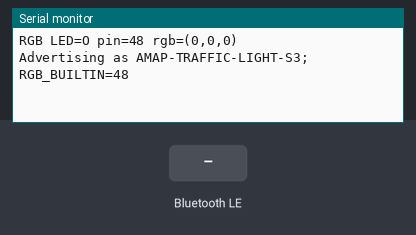
Bench run of a sketch on a simulated ESP32-S3. Parts: the last lines printed to the serial monitor. The inputs (shaded band) are chosen by the test bench. Nothing arrives over Bluetooth unless stated; a phone connects over Bluetooth LE 3 s after start.

Above: at 1.4 s.
1.5 s: Bluetooth LE write "TL1" received
At 2.0 s:
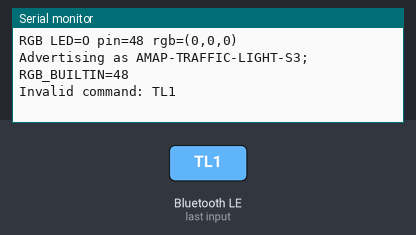
4.5 s: Bluetooth LE write "0" received
At 5.5 s:
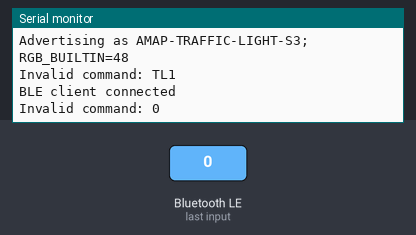

Measured:
- after the input at 1.5 s, the serial monitor: prints a new line at once (image 1)
- after the input at 4.5 s, the serial monitor: prints a new line at once (image 2)

The sketch:

esp32s3-traffic-light.ino
```cpp
#include <Arduino.h>
#include <BLEDevice.h>
#include <BLEServer.h>
#include <BLEUtils.h>

// 优先使用所选 Arduino 板型提供的板载 RGB 引脚。
// ESP32-S3-DevKitC-1 初版通常是 GPIO48，v1.1 通常是 GPIO38。
#ifndef RGB_BUILTIN
#define RGB_BUILTIN 48
#warning "Board variant has no RGB_BUILTIN definition; fallback GPIO48 is used"
#endif

constexpr uint8_t RGB_LED_PIN = RGB_BUILTIN;
constexpr uint8_t SIGNAL_BRIGHTNESS = 32;  // 0..255，板载灯不宜过亮
constexpr uint32_t COMMAND_TIMEOUT_MS = 8000;

constexpr char DEVICE_NAME[] = "AMAP-TRAFFIC-LIGHT-S3";
constexpr char SERVICE_UUID[] = "7d9b0001-9f30-4b51-9d4f-7a1b3e1a0001";
constexpr char COMMAND_UUID[] = "7d9b0002-9f30-4b51-9d4f-7a1b3e1a0001";

BLEServer* bleServer = nullptr;
volatile bool clientConnected = false;
volatile bool advertisingRestartPending = false;
uint32_t lastCommandAt = 0;
uint32_t lastSequence = 0;
char currentColor = 'O';

void setLights(char color) {
  uint8_t red = 0;
  uint8_t green = 0;
  uint8_t blue = 0;

  switch (color) {
    case 'R':
      red = SIGNAL_BRIGHTNESS;
      break;
    case 'Y':
      red = SIGNAL_BRIGHTNESS;
      green = SIGNAL_BRIGHTNESS;
      break;
    case 'G':
      green = SIGNAL_BRIGHTNESS;
      break;
    default:
      color = 'O';
      break;
  }

  rgbLedWrite(RGB_LED_PIN, red, green, blue);
  currentColor = color;
  Serial.printf("RGB LED=%c pin=%u rgb=(%u,%u,%u)\n",
                currentColor, RGB_LED_PIN, red, green, blue);
}

bool parseAndApply(const char* command) {
  // 协议：TL1,<sequence>,<R|Y|G|O>,<countdown>\n
  char prefix[4] = {};
  unsigned long sequence = 0;
  char color = '\0';
  int countdown = 0;
  int fields = sscanf(command, "%3[^,],%lu,%c,%d",
                      prefix, &sequence, &color, &countdown);
  if (fields != 4 || strcmp(prefix, "TL1") != 0) {
    Serial.printf("Invalid command: %s\n", command);
    return false;
  }
  if (color != 'R' && color != 'Y' && color != 'G' && color != 'O') {
    Serial.printf("Invalid color: %c\n", color);
    return false;
  }
  if (lastSequence != 0 && sequence <= lastSequence) {
    Serial.printf("Stale sequence: %lu <= %lu\n", sequence,
                  static_cast<unsigned long>(lastSequence));
    return false;
  }

  lastSequence = static_cast<uint32_t>(sequence);
  lastCommandAt = millis();
  setLights(color);
  Serial.printf("Accepted seq=%lu color=%c countdown=%d\n",
                sequence, color, countdown);
  return true;
}

class ServerCallbacks final : public BLEServerCallbacks {
  void onConnect(BLEServer*) {
    clientConnected = true;
    lastSequence = 0;
    lastCommandAt = millis();
    Serial.println("BLE client connected");
  }

  void onDisconnect(BLEServer*) {
    clientConnected = false;
    advertisingRestartPending = true;
    setLights('O');
    Serial.println("BLE client disconnected");
  }
};

class CommandCallbacks final : public BLECharacteristicCallbacks {
  void onWrite(BLECharacteristic* characteristic) {
    auto rawValue = characteristic->getValue();
    if (rawValue.length() == 0) return;
    String command(rawValue.c_str());
    command.trim();
    parseAndApply(command.c_str());
  }
};

void setup() {
  Serial.begin(115200);
  delay(200);
  setLights('O');

  BLEDevice::init(DEVICE_NAME);
  bleServer = BLEDevice::createServer();
  bleServer->setCallbacks(new ServerCallbacks());

  BLEService* service = bleServer->createService(SERVICE_UUID);
  BLECharacteristic* command = service->createCharacteristic(
      COMMAND_UUID,
      BLECharacteristic::PROPERTY_WRITE |
      BLECharacteristic::PROPERTY_WRITE_NR);
  command->setCallbacks(new CommandCallbacks());
  service->start();

  BLEAdvertising* advertising = BLEDevice::getAdvertising();
  advertising->addServiceUUID(SERVICE_UUID);
  advertising->setScanResponse(true);
  advertising->setMinPreferred(0x06);
  advertising->setMinPreferred(0x12);
  advertising->start();

  Serial.printf("Advertising as %s; RGB_BUILTIN=%u\n",
                DEVICE_NAME, RGB_LED_PIN);
}

void loop() {
  if (advertisingRestartPending) {
    delay(500);
    bleServer->startAdvertising();
    advertisingRestartPending = false;
    Serial.println("Advertising restarted");
  }
  if (clientConnected && currentColor != 'O'
      && millis() - lastCommandAt > COMMAND_TIMEOUT_MS) {
    Serial.println("Command timeout; RGB LED off");
    setLights('O');
  }
  delay(20);
}
```
